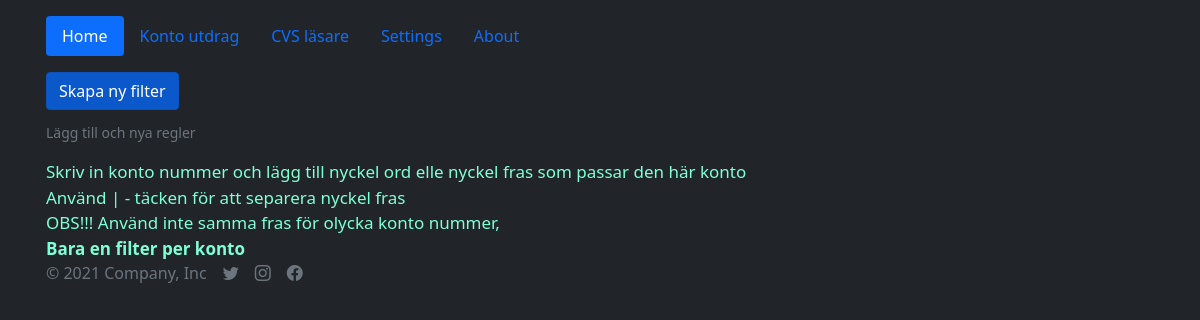
The app's page /settings, older data.
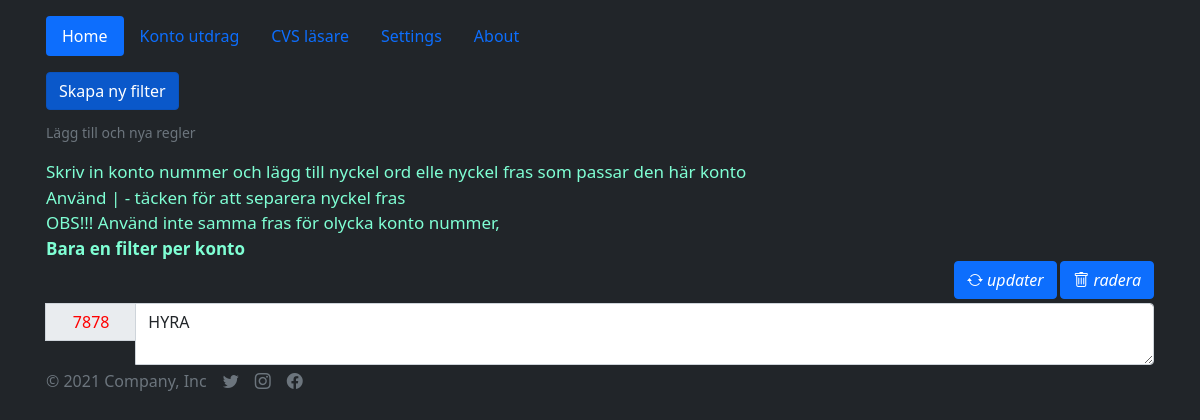
The same page, newer data.
### app/database_setup.py (models this page shows, shortened)
class Settings(Base):
    __tablename__ = 'settings'
    __tableargs__ = {'comment': 'Filter installningar'}
    quote_id = Column(Integer, nullable=False, unique=True, primary_key=True, autoincrement=True)
    konto = Column(Integer, default=datetime.utcnow(), comment='konto number', unique=True)
    filter = Column(Text, default=datetime.utcnow(), comment='name')

### app/app.py (the view)
@app.route('/settings', methods=['POST', 'GET'])
def show_settings():
    settings_list = session.query(Settings).all()
    return render_template('settings.html', settings=settings_list)

### app/templates/settings.html (shortened to what this page needs)
{% extends 'base.html' %}
{% block body %}
    <main class="mt-3">
        <div class="mb-3 justify-content-end">
            <a href="javascript:settings()" class="btn btn-primary active mb-2" aria-current="page">Skapa ny filter</a>
            <div id="label_for_huvudkonto" class="form-text">Lägg till och nya regler</div>
        </div>
        <div id="label_for_huvudkonto" class="form-text" style="color: aquamarine">
            <div id="label_for_huvudkonto" class="form-text" style="color: aquamarine; font-size: 17px">
                Skriv in konto nummer och lägg till nyckel ord elle nyckel fras som passar den här konto
                <br>Använd | - täcken för att separera nyckel fras
                <br>OBS!!! Använd inte samma fras för olycka konto nummer,
                <br><strong>Bara en filter per konto</strong>
            </div>
            {% if settings|length > 0 %}
                {% for setting in settings %}
                    <form method="post" id="settings" action="/settings/{{ setting.quote_id }}/edit/">
                        <div class="mb-1" style="text-align: right">
                            <button class="btn btn-primary" type="submit">
                                <i class="bi bi-arrow-repeat"> updater</i>
                            </button>
                            <a class="btn btn-primary" href="/settings/{{ setting.quote_id }}/delete/" role="button">
                                <i class="bi bi-trash"> radera </i>
                            </a>
                        </div>
                        <div class="input-group mb-1">
                            <input type="text"
                                   id="konto_n"
                                   class="input-group-text col-sm-1 justify-content-start"
                                   name="konto_n"
                                   style="height: 38px; color: red;"
                                   value={{ setting.konto }}>
                            <textarea id="filter_list" class="form-control col-lg justify-content-center"
                                      name="filter_list">{{ setting.filter }}
                        </textarea>
                        </div>
                    </form>
                {% endfor %}
            {% endif %}
        </div>
    </main>
{% endblock %}

Row changes from the older to the newer data that the page shows:
added Settings: konto_n "7878", filter_list "HYRA"
